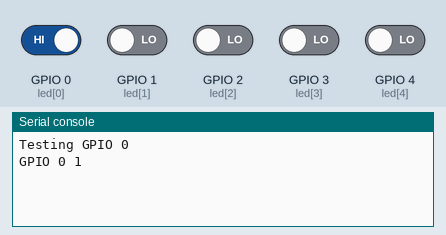
A program run on a simulated ESP32 board running MicroPython. Shown: the last lines printed to the serial console. The inputs (shaded band) are chosen by the test bench; at power-on: GPIO 0 (led[0]) HIGH, GPIO 1 (led[1]), GPIO 2 (led[2]), GPIO 3 (led[3]), GPIO 4 (led[4]) LOW.

Above: at 1.2 s.
1.3 s: GPIO 0 (led[0]) driven LOW
At 3.4 s:
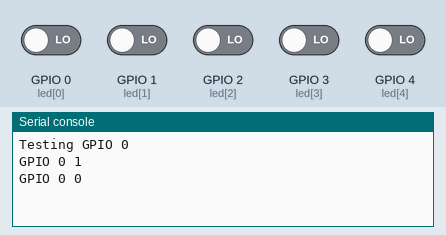
3.5 s: GPIO 1 (led[1]) driven HIGH
At 5.5 s:
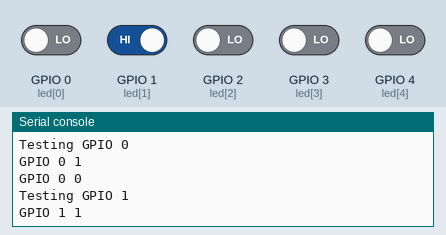
5.7 s: GPIO 2 (led[2]) driven HIGH
7.9 s: GPIO 3 (led[3]) driven HIGH
10.1 s: GPIO 4 (led[4]) driven HIGH
At 10.1 s:
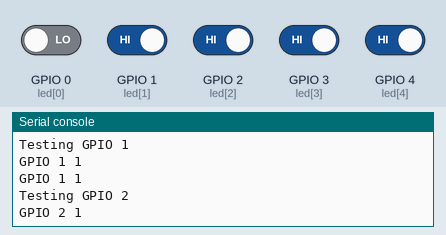
12.3 s: GPIO 2 (led[2]) driven LOW
At 14.5 s:
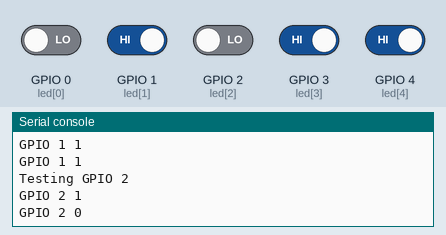
Timing chart, 0 to 15.5 s (numbered marks = the images above; inputs shaded):
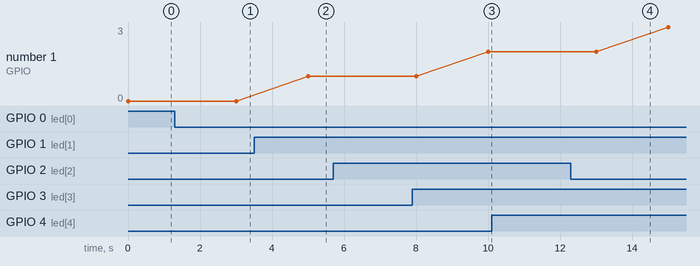

Measured:
- after the input at 1.3 s, the serial console: prints a new line after 1.7 s (image 1)
- after the input at 3.5 s, the serial console: prints a new line after 1.5 s (image 2)
- after the input at 12.3 s, the serial console: prints a new line after 0.70 s (image 4)

The program:

from_machine_import_Pin.py
```python
from machine import Pin
import time

# List of all ESP32-C3 GPIO pins
esp32_c3_gpio = [
    0, 1, 2, 3, 4, 5,
    6, 7, 8, 9, 10, 11,
    12, 13, 14, 15, 16, 17,
    18, 19, 20, 21
]

# Loop through each GPIO pin
for pin_num in esp32_c3_gpio:
    try:
        led = Pin(pin_num, Pin.IN)   # assign pin as output
        print("Testing GPIO", pin_num)

        # led.value(1)   # turn LED on
        # print("GPIO", pin_num, "ON")
        print("GPIO", pin_num, led.value())

        time.sleep(3) # keep it on for 10 seconds

        # led.value(0)   # turn LED off
        print("GPIO", pin_num, led.value())
        time.sleep(2)  # short pause before next pin

    except Exception as e:
        print("GPIO", pin_num, "not usable:", e)
```
